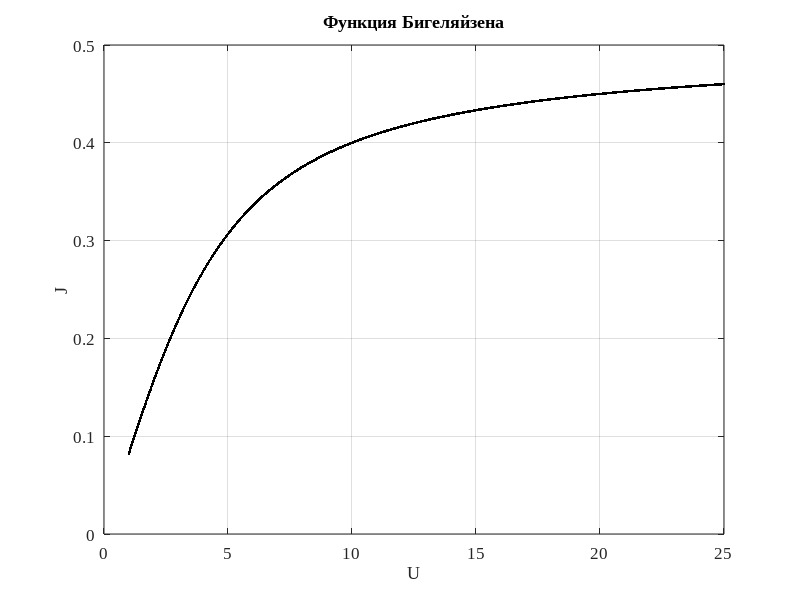

Write the MATLAB code that produced this figure.
%% Практическая работа 1 по МеРСИ...
..."Расчет коэффициентов разделения и констант равновесия в процессе изотопного обмена" 
clear; clc; format; close all;

% Программа рассчитывает значение однократного коэффициента разделения
% alpha для всех предложенных значениях частот и для каждого значения
% температуры
% Реакция вида k1X1+k2X2 -> k3X3 + k4X4
% k = [k1 k2 k3 k4];
% T = [T1 T2 T3]; 

%% Исходные данные
T = [570 610 690];
w1 = [3825 1654 3936]; w3 = 1580; w2 = [3816 1648 3919]; w4 = 1490;

%% Функция Бигеляйзена 
Uf = 1:0.01:25;
Jf = 1/2 - 1./Uf + 1 ./ (exp(Uf) - 1);
plot(Uf, Jf, 'k.'); grid on;
xlabel('U', 'FontSize', 14, 'FontName', 'TimesNewRoman');
ylabel('J', 'FontSize', 14, 'FontName', 'TimesNewRoman');
title('Функция Бигеляйзена', 'FontSize', 14, 'FontName', 'TimesNewRoman'); 
set(gca, 'FontSize', 12, 'FontName', 'TimesNewRoman');

%% Приведенные частоты 
U1 = zeros(length(T), length(w1));
for k = 1:length(T)
    for i = 1:length(w1)
        U1(i,k) = 1.44 * w1(i) / T(k);
    end
end

U2 = zeros(length(T), length(w2));
for k = 1:length(T)
    for i = 1:length(w2)
        U2(i,k) = 1.44 * w2(i) / T(k);
    end
end

U3 = zeros(length(T), 1);
for i = 1:length(T)
    U3(i,1) = 1.44 * w3 / T(i);
end

U4 = zeros(length(T), 1);
for i = 1:length(T)
    U4(i,1) = 1.44 * w4 / T(i);
end

%% Расчет J 
J1 = zeros(length(T), length(U1));
for k = 1:length(T)
    for i = 1:length(U1)
        J1(k,i) = 1/2 - 1/U1(k,i) + 1/(exp(U1(k,i))-1);
    end
end

J2 = zeros(length(T), length(U2));
for k = 1:length(T)
    for i = 1:length(U2)
        J2(k,i) = 1/2 - 1/U2(k,i) + 1/(exp(U2(k,i))-1);
    end
end

J3 = zeros(length(U3), 1);
for i = 1:length(U3)
    J3(i) = 1/2 - 1/U3(i) + 1/(exp(U3(i)) - 1);
end

J4 = zeros(length(U4), 1);
for i = 1:length(U4)
    J4(i) = 1/2 - 1/U4(i) + 1/(exp(U4(i)) - 1);
end

%% Расчет dUi 
dU1 = U1 - U2;
dU2 = U3 - U4;

%% Факторы Бигеляйзена 
% f1
f1 = [];
f2 = [];
for k = 1:length(T)
    for i = 1:length(dU1)
        f1(k,i) = J1(k,i)*dU1(k,i)+J3(k,1)*dU2(k,1)+1;
    end
end

% f2
for k = 1:length(T)
    for i = 1:length(dU1)
        f2(k,i) = J2(k,i)*dU1(k,i)+J4(k,1)*dU2(k,1)+1;
    end
end
%% Значения однократного коэффициента разделения
alpha = [];
for k = 1:length(T)
    for i = 1:length(dU1)
        alpha(k,i) = f1(k,i) / f2 (1, k);
    end
end